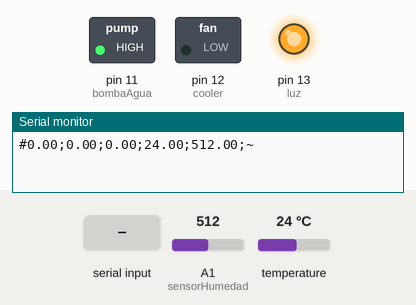
The sketch below on a simulated Arduino Uno, built with avr-gcc and run on an emulated ATmega328P. On the bench: switched loads named in the sketch (green lamp = pin HIGH), output pins drawn as LEDs (lit = HIGH), the last lines printed to the serial monitor. The test bench sets the inputs (shaded band); at power-on: temperature 24 °C, A1 (sensorHumedad) = 512.

Above: at 1.2 s.
1.3 s: temperature set to 25.8 °C
At 2.2 s:
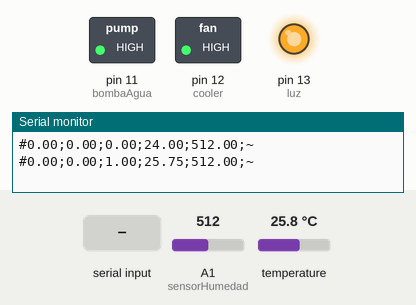
3.0 s: A1 (sensorHumedad) set to 836
4.5 s: A1 (sensorHumedad) set to 862
At 5.8 s:
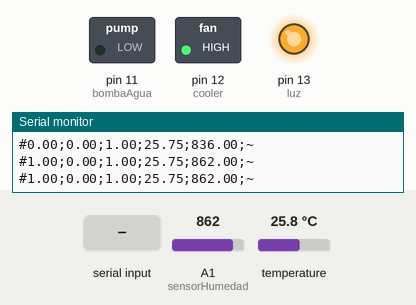
6.3 s: "1" received over Serial
At 7.7 s:
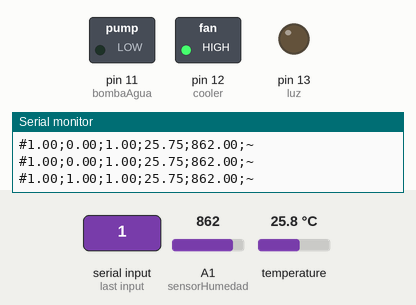
8.0 s: "5" received over Serial
At 8.8 s:
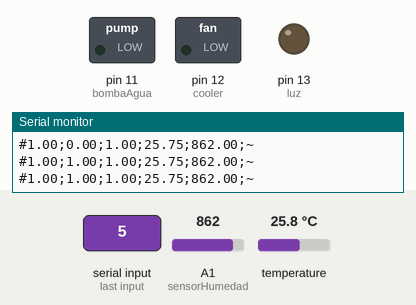
10.4 s: A1 (sensorHumedad) set to 840
At 11.0 s:
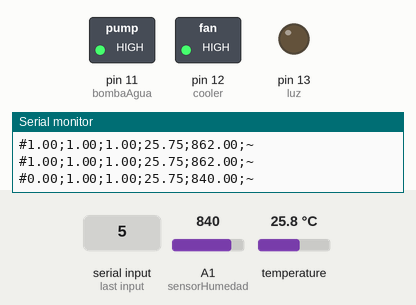
Timing chart, 0 to 13.1 s (numbered marks = the images above; inputs shaded):
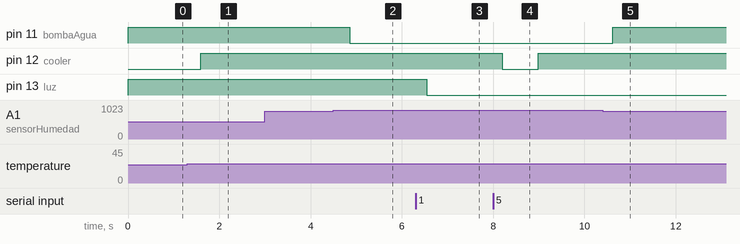

The sketch:

SOA.ino
```cpp
#include <OneWire.h>                  //Se importan las librerías
#include <DallasTemperature.h>
#define Pin 2                         //Se declara el pin donde se conectará la DATA
OneWire ourWire(Pin);                //Se establece el pin declarado como bus para la comunicación OneWire
DallasTemperature sensors(&ourWire); //Se llama a la librería DallasTemperature

/////// PINES SALIDAS///////
int bombaAgua = 11; // RELE1
int luz       = 13; // DIGITAL
int cooler    = 12; // DIGITAL

/////// PINES ENTRADAS /////
char inbyte = 0; //Char para leer el led
char inbyteAnterior;
float celsius;
int humedad;
const int sensorHumedad = A1;
int estado_cooler = LOW ;
int estado_luz = LOW;
int estado_bomba = LOW;
boolean automatico = true;
boolean riegoManual = false;
/////// VARIABLES DE ENTORNO //////////
long tiempoInicioRegado;
////// VECTOR DE ENVIO DE INFORMACION //////////
//  [0] RELE VALVULA ESTSADO (APAGADO PRENDIDO)
//  [1] RELE LUZ ESTADO(APAGADO PRENDIDO)
//  [2] COOLER(APAGADO PRENDIDO)
//  [3] TEMPERATURA(CELSIUS)
//  [4] HUMEDAD(DATO)
float valorVoltaje[5] = {0, 0, 0, 0, 0};


int TEMPERATURA_MAX = 25;

void setup() {

  pinMode(cooler, OUTPUT);
  pinMode(bombaAgua, OUTPUT);
  pinMode(luz, OUTPUT);
  digitalWrite(bombaAgua, HIGH); //Activo el rele de la bomba
  digitalWrite(cooler, LOW); //Activo el rele de la bomba
  digitalWrite(luz, HIGH); //Activo el rele de la bomba
  Serial.begin(9600);
  sensors.begin();
}

void loop() {

  leerBT();
  if (automatico && !riegoManual){
  controlDeTemperatura(cooler);
  controlDeHumedadTierra();
  }

  if( riegoManual == true ){
    if( (millis() - tiempoInicioRegado ) < 5000 ){
         digitalWrite(bombaAgua, LOW); //Activo el rele de la bomba
         estado_bomba = HIGH;
    }else{
      riegoManual = false;
      digitalWrite(bombaAgua, HIGH); //Activo el rele de la bomba
      estado_bomba = LOW;
    }
  }
  getValorVoltaje();
  sendValoresAndroid();

}


///////////////////////////////////////////////////////////////////////////////////////////
// FUNCION QUE SE ENCARGA DE TOMAR LOS VALORES DE BT Y SETEAR LOS RESPECTIVOS COKPONENTES /
///////////////////////////////////////////////////////////////////////////////////////////
void leerBT() {
  if (Serial.available() > 0)
  {
    inbyte = Serial.read();
    // APAGAMOS EL LED CON EL BOTON
    if (inbyte == '1'){
      digitalWrite(luz, LOW); //LED arduino OFF
      estado_luz = HIGH;
      //valorVoltaje[1] = 1;
    }

    // APAGAMOS EL LED CON EL BOTON
    if (inbyte == '2'){
      digitalWrite(luz, HIGH); //LED arduino ON
      estado_luz = LOW;
      //valorVoltaje[1] = 1;
    }
    if (inbyte == '8'){
      digitalWrite(luz, LOW); //LED arduino OFF
      estado_luz = HIGH;
      //valorVoltaje[1] = 1;
    }

    // APAGAMOS EL LED CON EL BOTON
    if (inbyte == '9'){
      digitalWrite(luz, HIGH); //LED arduino ON
      estado_luz = LOW;
      //valorVoltaje[1] = 1;
    }

    if (inbyte == '4' ){
      digitalWrite(cooler, HIGH); //Cooler On
      estado_cooler = LOW;

    }
    if (inbyte == '5' ){
      digitalWrite(cooler, LOW); //Cooler Off
      estado_cooler = HIGH;
    }

    if (inbyte == 'A' ){
       automatico = true;
    }

    if (inbyte == 'M' ){
       automatico = false;
    }

    if (inbyte == 'R' ){
      riegoManual = true;
      tiempoInicioRegado = millis();
    }
    inbyteAnterior = inbyte;
    inbyte='X';
     delay(20);
  }
}

///////////////////////////////////////////////////////
// FUNCION QUE SE ENCARGA DE CONTROLAR LA TEMPERATURA /
///////////////////////////////////////////////////////

void controlDeTemperatura(int cooler) {

  sensors.requestTemperatures();       //Prepara el sensor para la lectura

  celsius = sensors.getTempCByIndex(0);
  //Serial.print(celsius); //Se lee e imprime la temperatura en grados Centigrados
  //Serial.println(" Grados Centigrados");
  if (celsius > TEMPERATURA_MAX)
  {
    estado_cooler = HIGH;
  }
  else
  {
    estado_cooler = LOW;
  }
  digitalWrite(cooler, estado_cooler);

}


////////////////////////////////////////////////////
// FUNCION QUE SE ENCARGA DE CONTROLAR LA HUMESDAD /
////////////////////////////////////////////////////
void controlDeHumedadTierra()
  {

  humedad = analogRead(sensorHumedad);
  //Serial.println(humedad);
  //Serial.println ("");
  if (humedad > 850){
    digitalWrite(bombaAgua, LOW); //Activo el rele de la bomba

    estado_bomba = HIGH;
  }
  else{
    digitalWrite(bombaAgua, HIGH); // Desactivo el rele de la bomba
    estado_bomba = LOW;
  }
  //digitalWrite(bombaAgua, HIGH);


}

///////////////////////////////////////////////////////////////
// FUNCION QUE SE ENCARGA DE LLENAR LOS DATOS DE COMUNICACION /
///////////////////////////////////////////////////////////////
void getValorVoltaje()
{
  if ( estado_bomba == HIGH) {
    valorVoltaje[0] = 1;
  }
  else {
    valorVoltaje[0] = 0;
  }

  if (estado_luz == HIGH) {
    valorVoltaje[1] = 1;
  }
  else {
    valorVoltaje[1] = 0;
  }

  if (estado_cooler == HIGH) {
    valorVoltaje[2] = 1;
  }
  else {
    valorVoltaje[2] = 0;
  }

  valorVoltaje[3] = celsius;
  valorVoltaje[4] = humedad;
}

///////////////////////////////////////////////////////////////
// FUNCION QUE SE ENCARGA DE ENVIAR LOS DATOS DE COMUNICACION /
///////////////////////////////////////////////////////////////
void sendValoresAndroid()
{

  String linea;
  linea = '#';
  // Caracter que indica el comienzo de transmision
  for (int k = 0; k < 5; k++)
  {
    linea = linea + (valorVoltaje[k]);
    linea = linea + ';'; //separador
  }
  linea = linea+ '~'; //Fin de transmision

  Serial.println(linea);
  delay(50);        //eliminamos transmisiones faltantes de procesar
}
```

Measured:
- the behaviour switches between 25 and 25.1 °C on temperature (found by bisection; images 0 and 1)
- the behaviour switches between 850 and 851 on A1 (sensorHumedad) (found by bisection; images 1 and 2)
- after the input at 1.3 s, pin 12 (cooler): LOW → HIGH after 0.30 s
- after the input at 4.5 s, pin 11 (bombaAgua): HIGH → LOW after 0.36 s
- after the input at 6.3 s, pin 13 (luz): HIGH → LOW after 0.25 s
- after the input at 8.0 s, pin 12 (cooler): HIGH → LOW after 0.20 s, → HIGH 0.78 s later
- after the input at 10.4 s, pin 11 (bombaAgua): LOW → HIGH after 0.22 s
